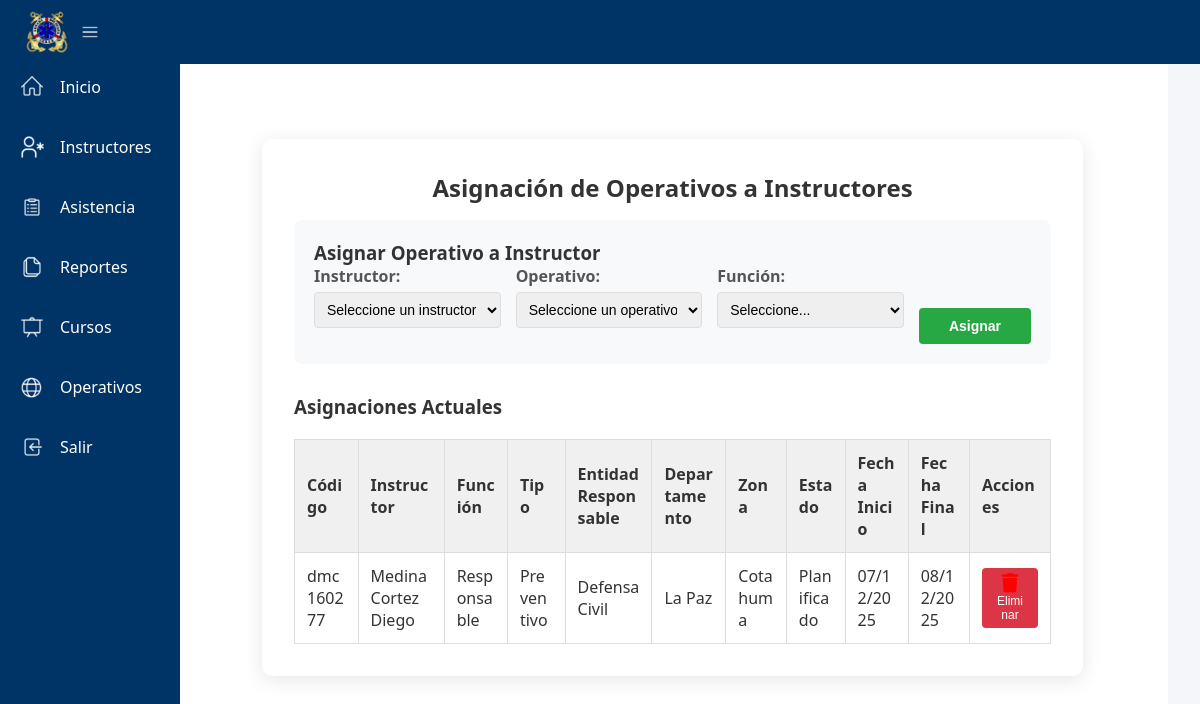
The page /dashboard/pages/operativos_asig.php on the database its author committed.
### tables this page shows
CREATE TABLE instructor_operativos (
            id INTEGER PRIMARY KEY AUTOINCREMENT,
            instructor_id INTEGER NOT NULL,
            operativo_id INTEGER NOT NULL, funcion TEXT NOT NULL DEFAULT "Personal de rescate",
            FOREIGN KEY (instructor_id) REFERENCES instructores(id) ON DELETE CASCADE,
            FOREIGN KEY (operativo_id) REFERENCES operativos(id) ON DELETE CASCADE
        );

CREATE TABLE instructores (
    id INTEGER PRIMARY KEY AUTOINCREMENT,
    codigo TEXT NOT NULL UNIQUE,
    grado TEXT NOT NULL,
    nombres TEXT NOT NULL,
    apellido_paterno TEXT NOT NULL,
    apellido_materno TEXT NOT NULL,
    cedula TEXT NOT NULL,
    fecha_nacimiento DATE NOT NULL,
    especialidad TEXT NOT NULL,
    estado TEXT NOT NULL
);

CREATE TABLE operativos (
            id INTEGER PRIMARY KEY AUTOINCREMENT,
            tipo TEXT NOT NULL,
            entidad_responsable TEXT NOT NULL,
            estado TEXT NOT NULL,
            departamento TEXT NOT NULL,
            zona TEXT NOT NULL,
            fecha_inicio DATE NOT NULL,
            fecha_final DATE NOT NULL
        );

### dashboard/pages/operativos_asig.php (the view, shortened to what this page needs)
<?php
require_once 'data/db.php';
?>
<!DOCTYPE html>
<html lang="es">
<head>
    <link rel="stylesheet" href="../css/style.css" />
    <link rel="stylesheet" href="css_pages/css_instructores1.css">
    <link rel="stylesheet" href="css_pages/css_instructores2.css">
    <link rel="stylesheet" href="https://cdnjs.cloudflare.com/ajax/libs/font-awesome/6.5.0/css/all.min.css">
</head>
<body class="sidebar-expanded">
    <header class="top-bar">
        <div class="logo-container">
            <button id="toggleSidebar" aria-label="Alternar menú lateral">
                <img src="../images/sbrab_escudo.png" alt="Logo" class="logo" />
                <img src="../icons/navi.png" class="menu-toggle-icon">
            </button>
        </div>
    </header>
    <aside id="sidebar" class="sidebar">
        <nav class="sidebar-nav">
            <ul>
                <li><a href="../inicio.html" class="menu-item"><img src="../icons/home.png" alt="Inicio" class="icon" />
                        <span class="text">Inicio</span></a></li>
                <li><a href="instructores.html" class="menu-item"><img src="../icons/instructores.png" alt="Registro"
                            class="icon" />
                        <span class="text">Instructores</span></a></li>
                <li><a href="asistencia.html" class="menu-item"><img src="../icons/asistencia.png" alt="Asistencia"
                            class="icon" />
                        <span class="text">Asistencia</span></a></li>
                <li><a href="reportes.html" class="menu-item"><img src="../icons/reportes.png" alt="Reportes"
                            class="icon" />
                        <span class="text">Reportes</span></a></li>
                <li><a href="cursos.html" class="menu-item"><img src="../icons/cursos.png" alt="Cursos" class="icon" />
                        <span class="text">Cursos</span></a></li>
                <li><a href="operativos.html" class="menu-item"><img src="../icons/operativos.png" alt="Operativos"
                            class="icon" />
                        <span class="text">Operativos</span></a></li>
                <li><a href="../../login.html" class="menu-item"><img src="../icons/salir.png" alt="Salir"
                            class="icon" />
                        <span class="text">Salir</span></a></li>
            </ul>
        </nav>
    </aside>
    <main id="content" class="content">
        <br>
        <div class="form-container">
            <h2>Asignación de Operativos a Instructores</h2>
            <div class="assignment-form">
                <h3>Asignar Operativo a Instructor</h3>
                <form action="asignar_operativo.php" method="POST">
                    <div class="form-row">
                        <div class="form-group">
                            <label for="instructor_id">Instructor:</label>
                            <select id="instructor_id" name="instructor_id" required>
                                <option value="">Seleccione un instructor...</option>
                            </select>
                        </div>
                        <div class="form-group">
                            <label for="operativo_id">Operativo:</label>
                            <select id="operativo_id" name="operativo_id" required>
                                <option value="">Seleccione un operativo...</option>
                            </select>
                        </div>
                        <div class="form-group">
                            <label for="funcion">Función:</label>
                            <select id="funcion" name="funcion" required>
                                <option value="">Seleccione...</option>
                            </select>
                        </div>
                        <button type="submit" class="btn-assign">Asignar</button>
                    </div>
                </form>
            </div>
            <h3>Asignaciones Actuales</h3>
            <table class="table-list">
                <thead>
                    <tr>
                        <th>Código</th>
                        <th>Instructor</th>
                        <th>Función</th>
                        <th>Tipo</th>
                        <th>Entidad Responsable</th>
                        <th>Departamento</th>
                        <th>Zona</th>
                        <th>Estado</th>
                        <th>Fecha Inicio</th>
                        <th>Fecha Final</th>
                        <th>Acciones</th>
                    </tr>
                </thead>
                <tbody>
                    <?php
                    try {
                        $sql = "
                            SELECT
                                io.id as asignacion_id,
                                io.funcion,
                                i.codigo,
                                i.nombres,
                                i.apellido_paterno,
                                i.apellido_materno,
                                o.tipo,
                                o.entidad_responsable,
                                o.departamento,
                                o.zona,
                                o.fecha_inicio,
                                o.fecha_final,
                                o.estado
                            FROM instructor_operativos io
                            INNER JOIN instructores i ON io.instructor_id = i.id
                            INNER JOIN operativos o ON io.operativo_id = o.id
                            ORDER BY i.apellido_paterno ASC, o.fecha_inicio DESC
                        ";
                        $stmt = $pdo->query($sql);
                        $asignaciones = $stmt->fetchAll(PDO::FETCH_ASSOC);
                        if (count($asignaciones) > 0) {
                            foreach ($asignaciones as $asig) {
                                echo "<tr>";
                                echo "<td>" . htmlspecialchars($asig['codigo']) . "</td>";
                                echo "<td>" . htmlspecialchars($asig['apellido_paterno'] . ' ' . $asig['apellido_materno'] . ' ' . $asig['nombres']) . "</td>";
                                echo "<td>" . htmlspecialchars($asig['funcion']) . "</td>";
                                echo "<td>" . htmlspecialchars($asig['tipo']) . "</td>";
                                echo "<td>" . htmlspecialchars($asig['entidad_responsable']) . "</td>";
                                echo "<td>" . htmlspecialchars($asig['departamento']) . "</td>";
                                echo "<td>" . htmlspecialchars($asig['zona']) . "</td>";
                                echo "<td>" . htmlspecialchars($asig['estado']) . "</td>";
                                echo "<td>" . date('d/m/Y', strtotime($asig['fecha_inicio'])) . "</td>";
                                echo "<td>" . date('d/m/Y', strtotime($asig['fecha_final'])) . "</td>";
                                echo "<td>
                                        <form method='POST' action='eliminar_asignacion_operativo.php' style='display:inline;'>
                                            <input type='hidden' name='asignacion_id' value='{$asig['asignacion_id']}'>
                                            <button type='submit' class='btn-remove' onclick='return confirm(\"¿Está seguro de eliminar esta asignación?\")'>
                                                <i class='fas fa-trash'></i> Eliminar
                                            </button>
                                        </form>
                                      </td>";
                                echo "</tr>";
                            }
                        } else {
                            echo "<tr><td colspan='11' style='text-align:center;'>No hay asignaciones registradas</td></tr>";
                        }
                    } catch (PDOException $e) {
                        echo "<tr><td colspan='11' class='error-message'>Error al cargar asignaciones: " . htmlspecialchars($e->getMessage()) . "</td></tr>";
                    }
                    ?>
                </tbody>
            </table>
        </div>
    </main>
</body>
</html>

### dashboard/css/style.css (style rules this page uses)
* { margin: 0; padding: 0; box-sizing: border-box; }
body { font-family: 'Segoe UI', Tahoma, Geneva, Verdana, sans-serif; background-color: #f4f4f4; color: #333; display: flex; min-height: 100vh; transition: all 0.3s ease; }
.top-bar { position: fixed; top: 0; left: 0; right: 0; z-index: 1000; display: flex; align-items: center; justify-content: space-between; padding: 10px 24px; background-color: #003366; color: white; height: 64px; }
.logo-container button { background: none; border: none; cursor: pointer; display: flex; align-items: center; gap: 8px; }
.logo { width: 46px; height: 46px; object-fit: contain; }
.menu-toggle-icon { display: flex; flex-direction: column; gap: 2px; transition: transform 0.3s ease; width: 24px; height: 24px; filter: invert(100%); }
.sidebar { position: fixed; top: 60px; left: 0; width: 180px; height: calc(100% - 64px); background-color: #003366; color: white; transition: width 0.3s ease; z-index: 999; overflow: hidden; }
.sidebar .sidebar-nav ul { list-style: none; padding: 5px; margin-top: 0; }
.sidebar .sidebar-nav li { margin-bottom: 16px; }
.menu-item { display: flex; align-items: center; padding: 10px 15px; color: white; text-decoration: none; border-radius: 8px; transition: background-color 0.3s ease; }
.menu-item .icon { width: 24px; height: 24px; display: flex; align-items: center; justify-content: center; margin-right: 16px; filter: invert(100%); }
.menu-item .text { white-space: nowrap; overflow: hidden; text-overflow: ellipsis; transition: opacity 0.3s ease; }
.content { margin-left: 145px; padding: 85px; flex: 1; background-color: #fff; min-height: 100vh; transition: margin-left 0.3s ease; }

### dashboard/pages/css_pages/css_instructores1.css (style rules this page uses)
.form-container { background-color: #b1d7f7; padding: 15px; border-radius: 10px; box-shadow: 0 4px 20px rgba(0, 0, 0, 0.1); max-width: 700px; margin: auto; }
input[type="text"], input[type="date"], select { width: 100%; padding: 0.75rem; margin-bottom: 1rem; border: 1px solid #ccc; border-radius: 6px; font-size: 1rem; }

### dashboard/pages/css_pages/css_instructores2.css (style rules this page uses)
* { box-sizing: border-box; margin: 0; padding: 0; }
body { font-family: 'Segoe UI', Tahoma, Geneva, Verdana, sans-serif; background-color: #f4f6f9; color: #333; padding: 2rem; }
.form-container { max-width: 1200px; width: 100%; margin: auto; background-color: white; padding: 2rem; border-radius: 10px; box-shadow: 0 4px 20px rgba(0, 0, 0, 0.1); }
h2 { text-align: center; margin-bottom: 1rem; }
a { color: #007bff; text-decoration: none; }
.table-list th, .table-list td { padding: 0.75rem; word-break: break-word; }
.table-list thead { background-color: #f0f0f0; }
.fas.fa-trash { color: red; font-size: 1.2rem; }

### dashboard/pages/operativos_asig.php (style rules this page uses)
.assignment-form { background: #f8f9fa; padding: 20px; border-radius: 8px; margin-bottom: 30px; }
.assignment-form h3 { margin-top: 0; color: #333; }
.form-row { display: grid; grid-template-columns: 1fr 1fr 1fr auto; gap: 15px; align-items: end; }
.form-group { display: flex; flex-direction: column; }
.form-group label { margin-bottom: 5px; font-weight: bold; color: #555; }
.form-group select { padding: 8px; border: 1px solid #ddd; border-radius: 4px; font-size: 14px; }
.btn-assign { padding: 10px 30px; background-color: #28a745; color: white; border: none; border-radius: 4px; cursor: pointer; font-size: 14px; font-weight: bold; }
.table-list { width: 100%; border-collapse: collapse; margin-top: 20px; }
.table-list th, .table-list td { padding: 12px; text-align: left; border: 1px solid #ddd; }
.table-list thead { background-color: #f0f0f0; }
.btn-remove { padding: 6px 12px; background-color: #dc3545; color: white; border: none; border-radius: 4px; cursor: pointer; font-size: 12px; }

### rows shown on the page
instructor_operativos: instructor.codigo "dmc160277", instructor.nombres "Medina Cortez Diego", funcion "Responsable", operativo.tipo "Preventivo", operativo.entidad_responsable "Defensa Civil", operativo.departamento "La Paz", operativo.zona "Cotahuma", operativo.estado "Planificado", operativo.fecha_inicio "07/12/2025", operativo.fecha_final "08/12/2025"
